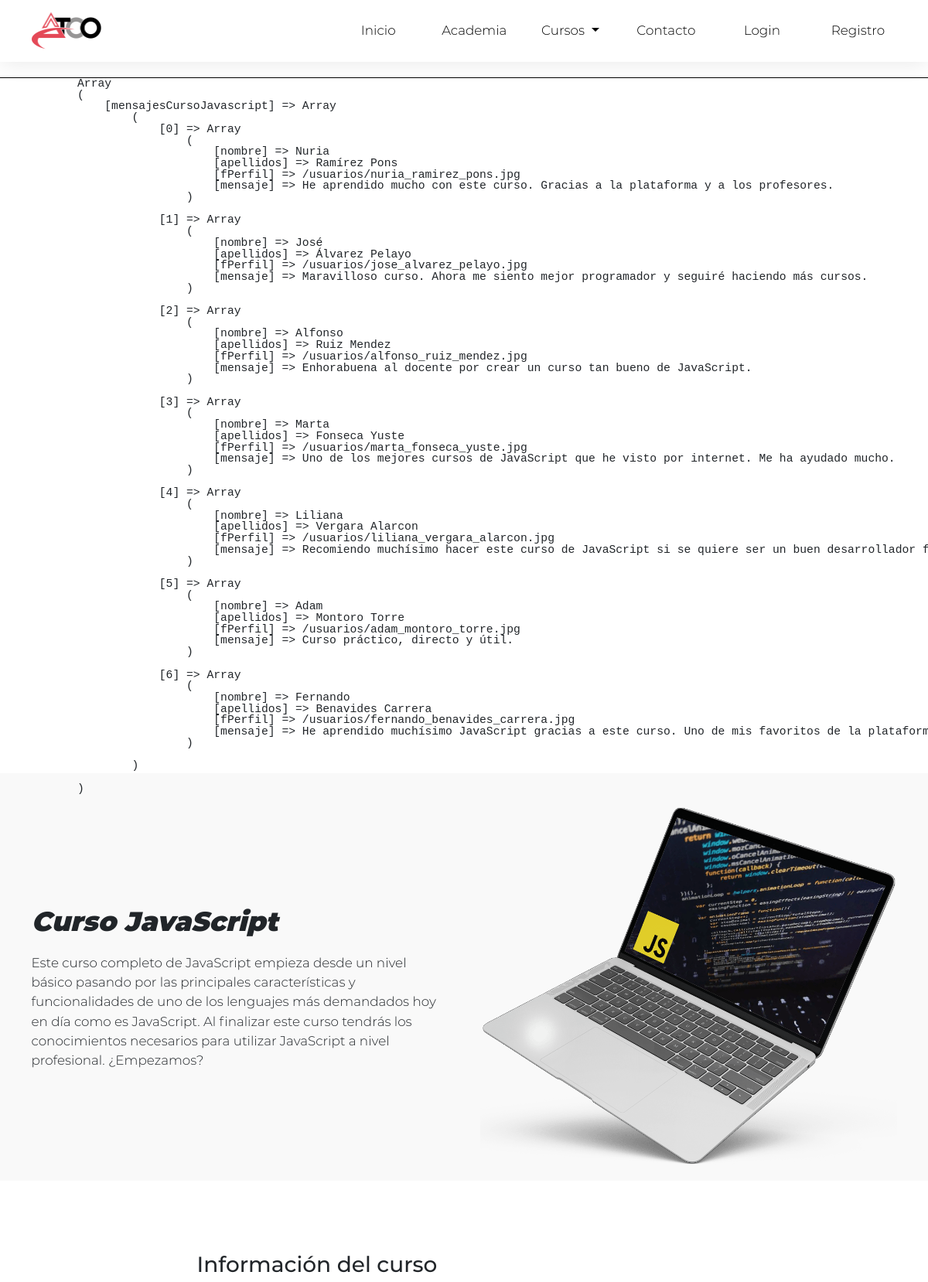
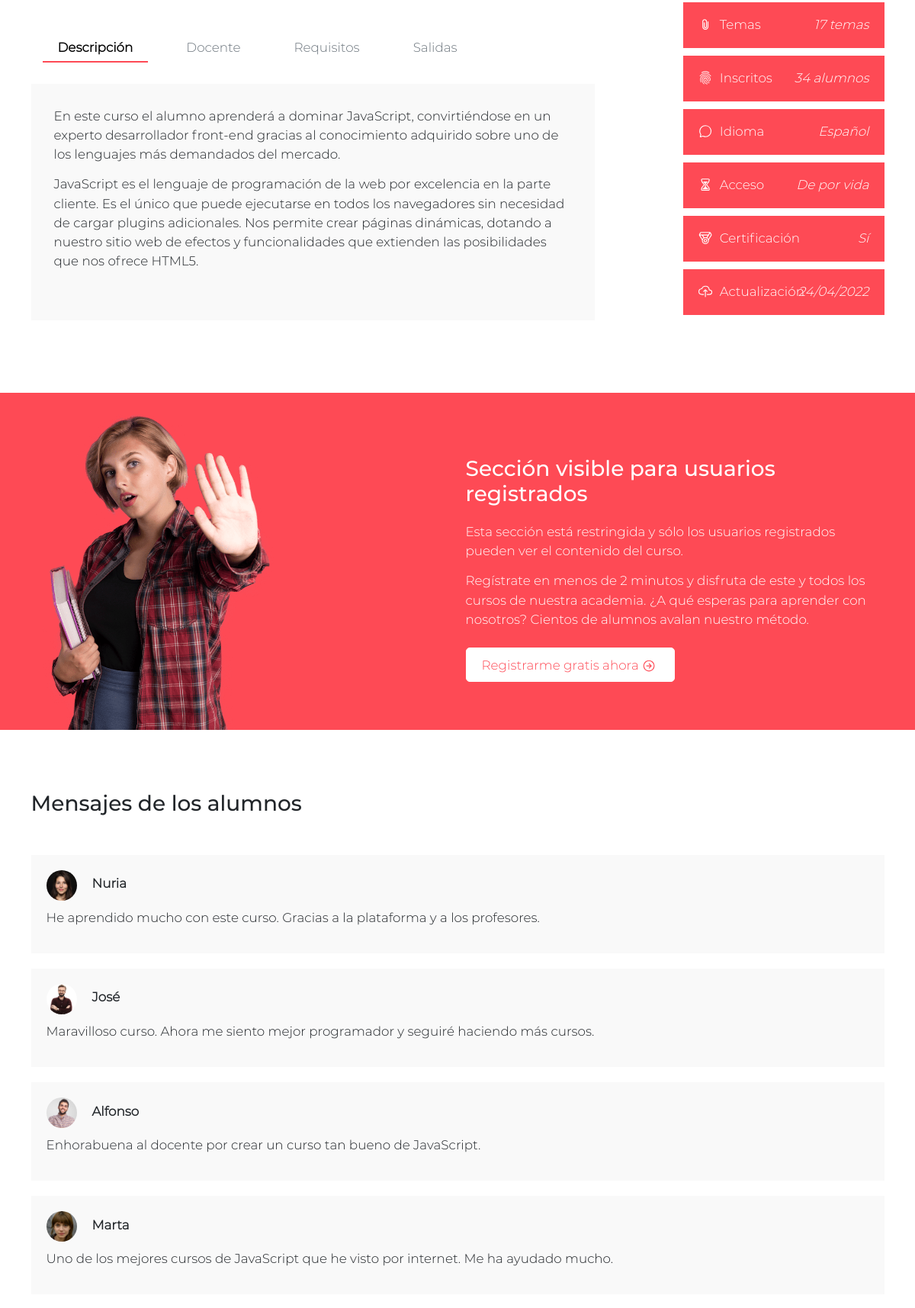
/index.php?ctl=cursoJavascript (upper part), run on the app's committed database (2 pictures, top to bottom).
### tables this page shows
CREATE TABLE `mensajes` (
  `id` int(11) NOT NULL AUTO_INCREMENT,  
  `id_usuario` int(11) NOT NULL,
  `id_curso` int(11) NOT NULL,
  `mensaje` varchar(255) NOT NULL,
  PRIMARY KEY (`id`)
);

CREATE TABLE `usuarios` (
  `id` int(11) NOT NULL AUTO_INCREMENT,
  `nombre` varchar(255) NOT NULL,
  `apellidos` varchar(255) NOT NULL,
  `email` varchar(255) NOT NULL,
  `password` varchar(255) NOT NULL,
  `direccion` varchar(255) NOT NULL,
  `cPostal` int(5) NOT NULL,
  `localidad` varchar(255) NOT NULL,
  `fNacimiento` date NOT NULL,
  `fPerfil` varchar(255) NOT NULL,
  `nivel` int(11) NOT NULL,
  `verificado` int(1) NOT NULL,
  PRIMARY KEY (`id`)
);

### app/modelo/classModelo.php (called while the page is built, shortened)
<?php
    class Modelo extends PDO {
        public function __construct() {
            $this->conexion = new PDO('mysql:host=' . Config::$mvc_bd_hostname . ';dbname=' . Config::$mvc_bd_nombre . '', Config::$mvc_bd_usuario, Config::$mvc_bd_clave);
        }
    }
?>

### app/modelo/classCursos.php (called while the page is built, shortened)
<?php
class Cursos extends Modelo
{
    function getMensajesCurso($idCurso)
    {
        $consulta = "select usuarios.nombre, usuarios.apellidos, usuarios.fPerfil, mensajes.mensaje from `usuarios` inner join `mensajes` on usuarios.id = mensajes.id_usuario where mensajes.id_curso=:idCurso";
        $result = $this->conexion->prepare($consulta);
        $result->bindParam(':idCurso', $idCurso);
        $result->execute();
        return $result->fetchAll(PDO::FETCH_ASSOC);
    }
}

### app/templates/cursoJavascriptU.php (the view, shortened to what this page needs)
<header>
    <div class="container col-xxl-8">
        <div class="row middle g-5">
            <div class="col-lg-6 col-md-6 col-sm-12 text-md-start text-sm-center">
                <h1 class="title-header">
                    Curso JavaScript
                </h1>
                <p>
                    Este curso completo de JavaScript empieza desde un nivel básico pasando por las principales características y funcionalidades de uno de los lenguajes más demandados hoy en día como es JavaScript. Al finalizar este curso tendrás los conocimientos necesarios para utilizar JavaScript a nivel profesional. ¿Empezamos?
                </p>
            </div>
            <div class="col-lg-6 col-md-6 col-sm-12">
                <img src="../img/curso-javascript.png" class="d-block mx-lg-auto img-fluid" alt="Chica sonriendo con un laptop en la mano" width="700" height="500" loading="lazy" />
            </div>
        </div>
    </div>
</header>
<section class="py-5">
    <div class="container curso-tabs">
        <div class="row">
            <div class="col-lg-8 text-md-center text-sm-center">
                <h2>Información del curso</h2>
                <ul class="nav">
                    <li class="nav-item">
                        <a class="nav-link link-secondary active" id="descripcion-tab" data-bs-toggle="tab" data-bs-target="#descripcion" href="#">Descripción</a>
                    </li>
                    <li class="nav-item">
                        <a class="nav-link link-secondary" id="docente-tab" data-bs-toggle="tab" data-bs-target="#docente" href="#">Docente</a>
                    </li>
                    <li class="nav-item">
                        <a class="nav-link link-secondary" id="requisitos-tab" data-bs-toggle="tab" data-bs-target="#requisitos" href="#">Requisitos</a>
                    </li>
                    <li class="nav-item">
                        <a class="nav-link link-secondary" id="salidas-tab" data-bs-toggle="tab" data-bs-target="#salidas" href="#">Salidas</a>
                    </li>
                </ul>
                <div class="tab-content" id="tabContent">
                    <div class="tab-pane fade show active text-start" id="descripcion" role="tabpanel" aria-labelledby="descripcion-tab">
                        <p>En este curso el alumno aprenderá a dominar JavaScript, convirtiéndose en un experto desarrollador front-end gracias al conocimiento adquirido sobre uno de los lenguajes más demandados del mercado.</p>
                        <p>JavaScript es el lenguaje de programación de la web por excelencia en la parte cliente. Es el único que puede ejecutarse en todos los navegadores sin necesidad de cargar plugins adicionales. Nos permite crear páginas dinámicas, dotando a nuestro sitio web de efectos y funcionalidades que extienden las posibilidades que nos ofrece HTML5.</p>
                    </div>
                </div>
            </div>
            <div class="col-xl-3 col-lg-4 offset-xl-1 mt-md-5 mt-sm-5">
                <ul class="caracteristicas">
                    <li>
                        <ion-icon name="attach-outline"></ion-icon>
                        <p>Temas</p>
                        <p>17 temas</p>
                    </li>
                    <li>
                        <ion-icon name="finger-print-outline"></ion-icon>
                        <p>Inscritos</p>
                        <p>34 alumnos</p>
                    </li>
                    <li>
                        <ion-icon name="chatbubble-outline"></ion-icon>
                        <p>Idioma</p>
                        <p>Español</p>
                    </li>
                    <li>
                        <ion-icon name="hourglass-outline"></ion-icon>
                        <p>Acceso</p>
                        <p>De por vida</p>
                    </li>
                    <li>
                        <ion-icon name="medal-outline"></ion-icon>
                        <p>Certificación</p>
                        <p>Sí</p>
                    </li>
                    <li>
                        <ion-icon name="cloud-upload-outline"></ion-icon>
                        <p>Actualización</p>
                        <p>24/04/2022</p>
                    </li>
                </ul>
            </div>
</section>
<section class="sin-acceso">
    <div class="container">
        <div class="row">
            <div class="col-lg-6 col-md-6 col-sm-12">
                <img src="../../img/curso_sin_acceso.png" alt="Imagen de ordenador con candado">
            </div>
            <div class="col-lg-6 col-md-6 col-sm-12 texto-sin-acceso py-md-3 py-sm-5 text-lg-start text-md-start text-sm-center">
                <h2>Sección visible para usuarios registrados</h2>
                <p>Esta sección está restringida y sólo los usuarios registrados pueden ver el contenido del curso. </p>
                <p>Regístrate en menos de 2 minutos y disfruta de este y todos los cursos de nuestra academia. ¿A qué esperas para aprender con nosotros? Cientos de alumnos avalan nuestro método.</p>
                <a class="boton-blanco" href="index.php?ctl=registro" alt="Enlace a página de registro">Registrarme gratis ahora <ion-icon name="arrow-forward-circle-outline"></ion-icon></a>
            </div>
        </div>
    </div>
</section>
<section class="enviar-mensaje">
    <div class="container mensajes-curso">
        <div class="row my-5">
            <div class="col">
                <h2>Mensajes de los alumnos</h2>
                <?php
                foreach ($_SESSION['mensajesCursoJavascript'] as $mensajes) {
                    echo "<div class='mensajeCurso'>";
                    echo "<span class='infoUsuario'>";
                    echo "<img src='../img" . $mensajes["fPerfil"] . "' />";
                    echo "<p class='datosUsuario'>" . $mensajes["nombre"] . "</p>";
                    echo "<span>";
                    echo "<p class='mensaje'>" . $mensajes["mensaje"] . "</p>";
                    echo "</div>";
                }
                ?>
            </div>
        </div>
    </div>
</section>
<?php include 'layout.php' ?>

### web/css/styles.css (style rules this page uses)
:root { --color1: #fe4a55; --color2: #f6f1ed; --color3: #f9f9f9; --color4: #fff; --color5: #0f0f0f; --font-1: "montserrat-medium"; --font-2: "montserrat-black"; --font-3: "montserrat-light"; }
* { padding: 0; margin: 0; font-family: var(--font-1); font-size: 14px; line-height: 1; list-style: none; }
html { background-color: #fff; }
body { width: 100%; margin: 0 auto; background-color: white; position: relative; min-height: 50vh; }
ol, ul { margin: 0; }
header { background-color: var(--color3); }
@media (max-width: 1899px) { header { height: calc(100% - 150px); } }
ion-icon { font-size: 1.3rem; position: relative; top: 4px; }
section { margin: 50px 0; }
.middle { display: flex; align-items: center; }

### web/css/botones.css (style rules this page uses)
.boton-blanco { background-color: #fff; border-color: #fff; display: inline-block; vertical-align: middle; user-select: none; border: 1px solid #fff; padding: 10px 20px; border-radius: 5px; transition-duration: 0.75s; }
a.boton-blanco { text-decoration: none; font-size:1.2rem; font-weight: 400; color: var(--color1); line-height: 1.5rem; transition-duration: 0.75s; }

### web/css/cursos.css (style rules this page uses)
.curso-tabs a.active.link-secondary { font-weight: bold; color: #000; border-bottom: 2px solid var(--color1); padding-bottom: 5px; }
.curso-tabs ul.nav { margin-top: 20px; }
.curso-tabs a { padding: 15px 20px; margin: 0 15px; font-size: 1.2rem; }
.curso-tabs .tab-pane { min-height: 310px; background-color: var(--color3); padding: 30px; margin-top: 20px; }
.curso-tabs .caracteristicas { padding-left: 0; }
.curso-tabs .caracteristicas p { display: inline; }
.curso-tabs .caracteristicas li * { margin: 0; padding: 0; }
.curso-tabs .caracteristicas li { background-color: var(--color1); height: 60px; padding: 20px; display: flex; align-items: center !important; color: #fff; margin-bottom: 10px; position: relative; }
.curso-tabs .caracteristicas li ion-icon { position: relative; top: -1px; }
.curso-tabs .caracteristicas li ion-icon + p { padding-left: 10px; }
.curso-tabs .caracteristicas li p + p { text-align: end; position: absolute; right: 20px; font-weight: 400; font-style: italic; }
section.sin-acceso { margin: 50px 0 80px; padding: 20px 0px 0px; background-color: var(--color1); }
section.sin-acceso img { width: 60%; }
section.sin-acceso a { width: 50%; margin-top: 10px; }
section.sin-acceso .texto-sin-acceso { color: #fff; display: flex; flex-direction: column; justify-content: center; }
.mensajes-curso h2 { margin-bottom: 30px; }
.mensajes-curso .mensajeCurso { margin-bottom: 20px; padding: 20px; background-color: var(--color3); }
.mensajes-curso .mensajeCurso p.datosUsuario { display: inline; font-weight: 600; }
.mensajes-curso .mensajeCurso p.mensaje { display: block; margin-top: 10px; }
.mensajes-curso .infoUsuario { display: inline; }
.mensajes-curso .infoUsuario img { width: 40px; border-radius: 30px; margin-right: 20px; }
.enviar-mensaje { margin-bottom: 50px; }

### data on the page
mensajes: id_usuario.fPerfil (picture), id_usuario.nombre "Nuria", mensaje "He aprendido mucho con este curso. Gracias a la plataforma y a los profesores."
mensajes: id_usuario.fPerfil (picture), id_usuario.nombre "José", mensaje "Maravilloso curso. Ahora me siento mejor programador y seguiré haciendo más cursos."
mensajes: id_usuario.fPerfil (picture), id_usuario.nombre "Alfonso", mensaje "Enhorabuena al docente por crear un curso tan bueno de JavaScript."
mensajes: id_usuario.fPerfil (picture), id_usuario.nombre "Marta", mensaje "Uno de los mejores cursos de JavaScript que he visto por internet. Me ha ayudado mucho."
